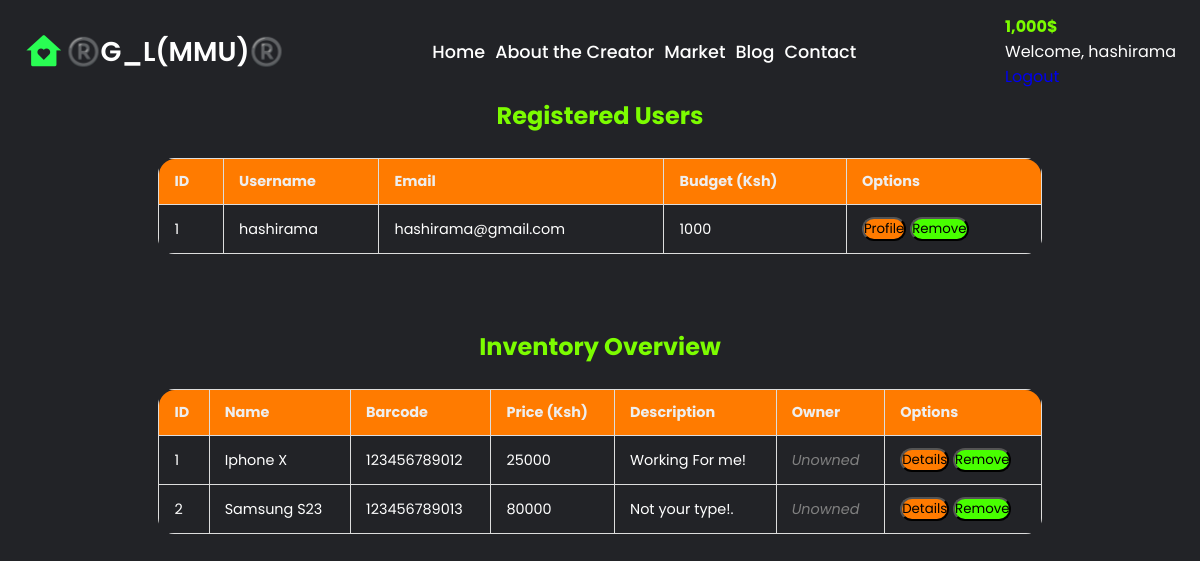
Page /mypeople/dashbord (signed in) on the earlier database version.
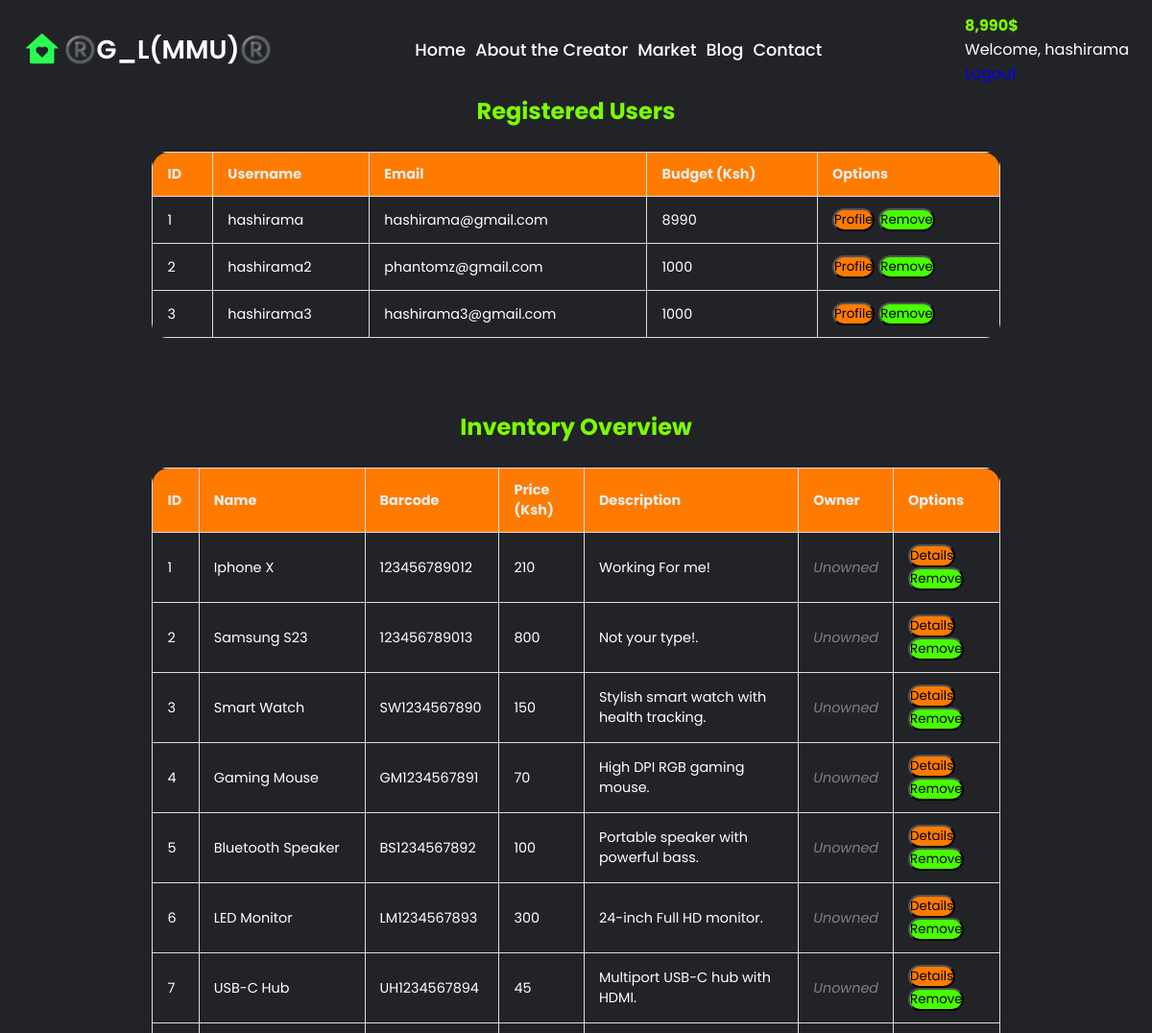
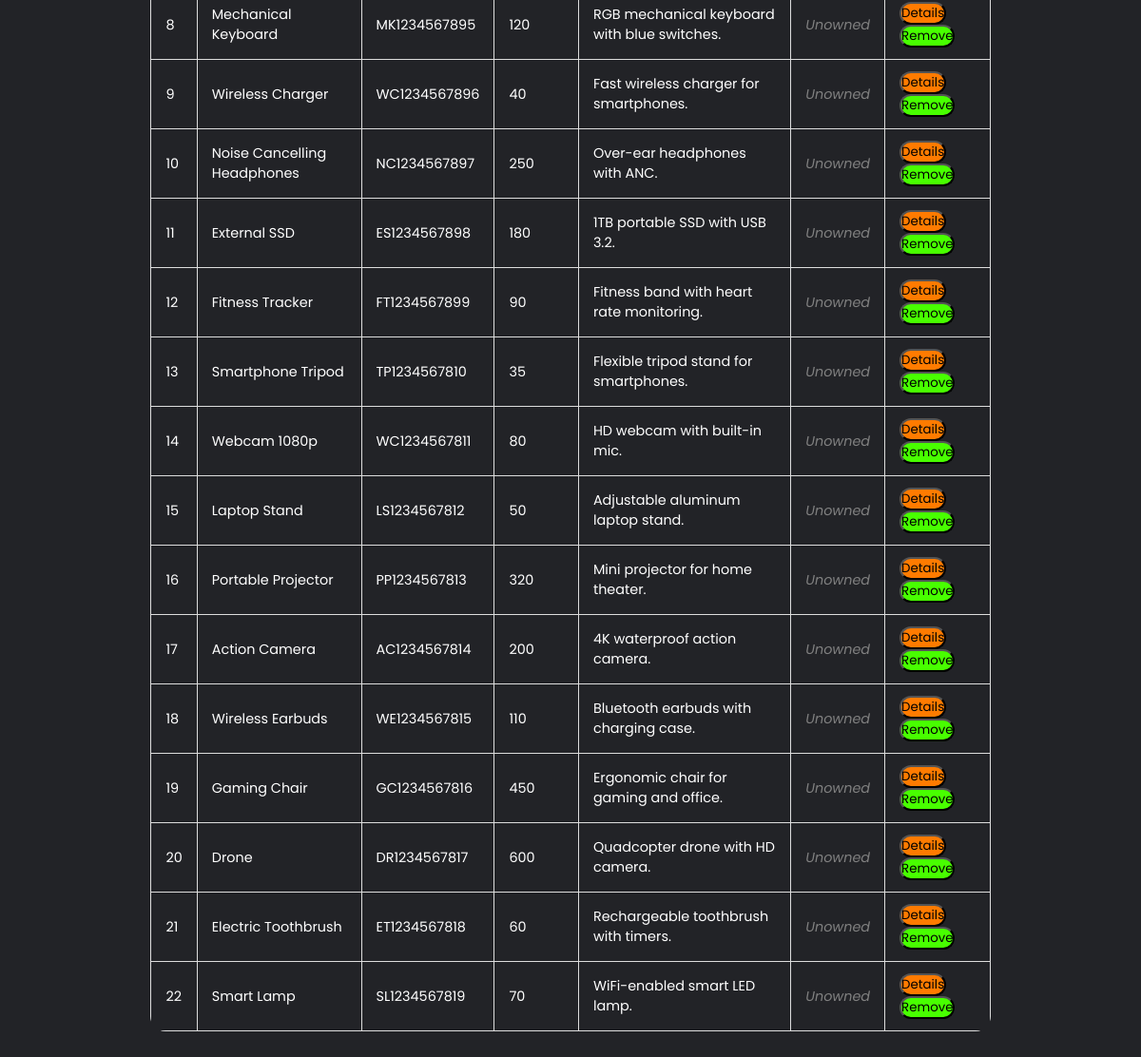
Same page on the later database version (2 pictures, top to bottom).
### market/models.py (models this page shows, shortened)
class User(db.Model, UserMixin):
    id = db.Column(db.Integer(), primary_key=True)
    username = db.Column(db.String(length=30), nullable=False, unique=True)
    email_address = db.Column(db.String(length=58), nullable=False, unique=True)
    pass_hash = db.Column(db.String(length=60), nullable=False)
    budget = db.Column(db.Integer(), nullable=False, default=1000)
    items = db.relationship('Item', backref='owned_user', lazy=True)
    @property
    def prettier_budget(self):
        if len(str(self.budget)) >= 4:
            return f'{str(self.budget)[:-3]},{str(self.budget)[-3:]}$'
        else:
            return f"{self.budget}$"
    @property
    def password(self):
        return self.password

class Item(db.Model):
    id = db.Column(db.Integer(), primary_key=True)
    name = db.Column(db.String(length=30), nullable=False, unique=True)
    price = db.Column(db.Integer(), nullable=False)
    barcode = db.Column(db.String(length=12), nullable=False, unique=True)
    description = db.Column(db.String(length=1024), nullable=False, unique=True)
    owner = db.Column(db.Integer(), db.ForeignKey('user.id'))

### market/routes.py (the view)
@app.route('/mypeople/dashbord')
@login_required
def admin_dashboard():
    users = User.query.all()
    items = Item.query.all()
    return render_template('admin_dashboard.html', users=users, items=items)

### market/models.py (called while the page is built)
@login_manager.user_loader
def load_user(user_id):
    return User.query.get(int(user_id))

### market/templates/admin_dashboard.html (shortened to what the changed rows need)
<!DOCTYPE html>
<html lang="en">
<head>
    <link rel="stylesheet" href="{{ url_for('static', filename='css/styles.css') }}">
    <link href="https://cdn.jsdelivr.net/npm/remixicon@4.5.0/fonts/remixicon.css" rel="stylesheet" />
    <link rel="stylesheet" href="https://unpkg.com/boxicons@latest/css/boxicons.min.css">
</head>
<body id="mrktb" class="mkrtbay">
    <header style="padding-bottom: 50px;">
        {% if current_user.is_authenticated %}
        <ul class="navbar-nav">
            <li class="nav-item">
                <a class="nav-link" style="color: lawngreen; font-weight: bold">
                     {{ current_user.prettier_budget }}
                </a>
            </li>
            <li class="nav-item">
                <a class="nav-market">Welcome, {{ current_user.username }}</a>
            </li>
            <li class="nav-item">
                <a class="nav-link" href="{{ url_for('logout_page') }}">Logout</a>
            </li>
        </ul>
        {% else %}
        <div class="main">
            <a href="{{ url_for('login_page') }}" class="user"><i class="ri-user-fill"></i>Sign In</a>
            <a href="{{ url_for('register_page') }}">Register</a>
            <div class="bx bx-menu" id="menu-icon"></div>
        </div>
        {% endif %}
    </header>
    <div class="tables">
        <div class="table-cont" style="margin-bottom: 50px;">
            <h2 style="text-align: center; color: lawngreen; margin-bottom: 20px;">Registered Users</h2>
            <table class="cont-tables">
                <thead>
                    <tr class="table-hrow">
                        <th>ID</th>
                        <th>Username</th>
                        <th>Email</th>
                        <th>Budget (Ksh)</th>
                        <th>Options</th>
                    </tr>
                </thead>
                <tbody>
                    {% for user in users %}
                    <tr id="tr12">
                        <td>{{ user.id }}</td>
                        <td>{{ user.username }}</td>
                        <td>{{ user.email_address }}</td>
                        <td>{{ user.budget }}</td>
                        <td>
                            <button class="btn btn-outline btn-info" id="bt23">Profile</button>
                            <button class="btn btn-outline btn-danger" id="bt24">Remove</button>
                        </td>
                    </tr>
                    {% endfor %}
                </tbody>
            </table>
        </div>
        <div class="table-cont">
            <h2 style="text-align: center; color: lawngreen; margin-bottom: 20px;">Inventory Overview</h2>
            <table class="cont-tables">
                <thead>
                    <tr class="table-hrow">
                        <th>ID</th>
                        <th>Name</th>
                        <th>Barcode</th>
                        <th>Price (Ksh)</th>
                        <th>Description</th>
                        <th>Owner</th>
                        <th>Options</th>
                    </tr>
                </thead>
                <tbody>
                    {% for item in items %}
                    <tr id="tr12">
                        <td>{{ item.id }}</td>
                        <td>{{ item.name }}</td>
                        <td>{{ item.barcode }}</td>
                        <td>{{ item.price }}</td>
                        <td>{{ item.description }}</td>
                        <td>
                            {% if item.owned_user %}
                                <span style="color: lawngreen;">{{ item.owned_user.username }}</span>
                            {% else %}
                                <span style="color: gray; font-style: italic;">Unowned</span>
                            {% endif %}
                        </td>
                        <td>
                            <button class="btn btn-outline btn-info" id="bt23">Details</button>
                            <button class="btn btn-outline btn-danger" id="bt24">Remove</button>
                        </td>
                    </tr>
                    {% endfor %}
                </tbody>
            </table>
        </div>
    </div>
</body>
</html>

Differences in the rows shown:
changed User "hashirama": prettier_budget "1,000$" → "8,990$"; budget "1000" → "8990"
added User: id "2", username "hashirama2", email_address "phantomz@gmail.com", budget "1000"
added User: id "3", username "hashirama3", email_address "hashirama3@gmail.com", budget "1000"
changed Item "Iphone X": price "25000" → "210"
changed Item "Samsung S23": price "80000" → "800"
added Item: id "3", name "Smart Watch", barcode "SW1234567890", price "150", description "Stylish smart watch with health tracking."
added Item: id "4", name "Gaming Mouse", barcode "GM1234567891", price "70", description "High DPI RGB gaming mouse."
added Item: id "5", name "Bluetooth Speaker", barcode "BS1234567892", price "100", description "Portable speaker with powerful bass."
added Item: id "6", name "LED Monitor", barcode "LM1234567893", price "300", description "24-inch Full HD monitor."
added Item: id "7", name "USB-C Hub", barcode "UH1234567894", price "45", description "Multiport USB-C hub with HDMI."
added Item: id "8", name "Mechanical Keyboard", barcode "MK1234567895", price "120", description "RGB mechanical keyboard with blue switches."
added Item: id "9", name "Wireless Charger", barcode "WC1234567896", price "40", description "Fast wireless charger for smartphones."
added Item: id "10", name "Noise Cancelling Headphones", barcode "NC1234567897", price "250", description "Over-ear headphones with ANC."
added Item: id "11", name "External SSD", barcode "ES1234567898", price "180", description "1TB portable SSD with USB 3.2."
added Item: id "12", name "Fitness Tracker", barcode "FT1234567899", price "90", description "Fitness band with heart rate monitoring."
added Item: id "13", name "Smartphone Tripod", barcode "TP1234567810", price "35", description "Flexible tripod stand for smartphones."
added Item: id "14", name "Webcam 1080p", barcode "WC1234567811", price "80", description "HD webcam with built-in mic."
added Item: id "15", name "Laptop Stand", barcode "LS1234567812", price "50", description "Adjustable aluminum laptop stand."
added Item: id "16", name "Portable Projector", barcode "PP1234567813", price "320", description "Mini projector for home theater."
added Item: id "17", name "Action Camera", barcode "AC1234567814", price "200", description "4K waterproof action camera."
added Item: id "18", name "Wireless Earbuds", barcode "WE1234567815", price "110", description "Bluetooth earbuds with charging case."
added Item: id "19", name "Gaming Chair", barcode "GC1234567816", price "450", description "Ergonomic chair for gaming and office."
added Item: id "20", name "Drone", barcode "DR1234567817", price "600", description "Quadcopter drone with HD camera."
added Item: id "21", name "Electric Toothbrush", barcode "ET1234567818", price "60", description "Rechargeable toothbrush with timers."
added Item: id "22", name "Smart Lamp", barcode "SL1234567819", price "70", description "WiFi-enabled smart LED lamp."
